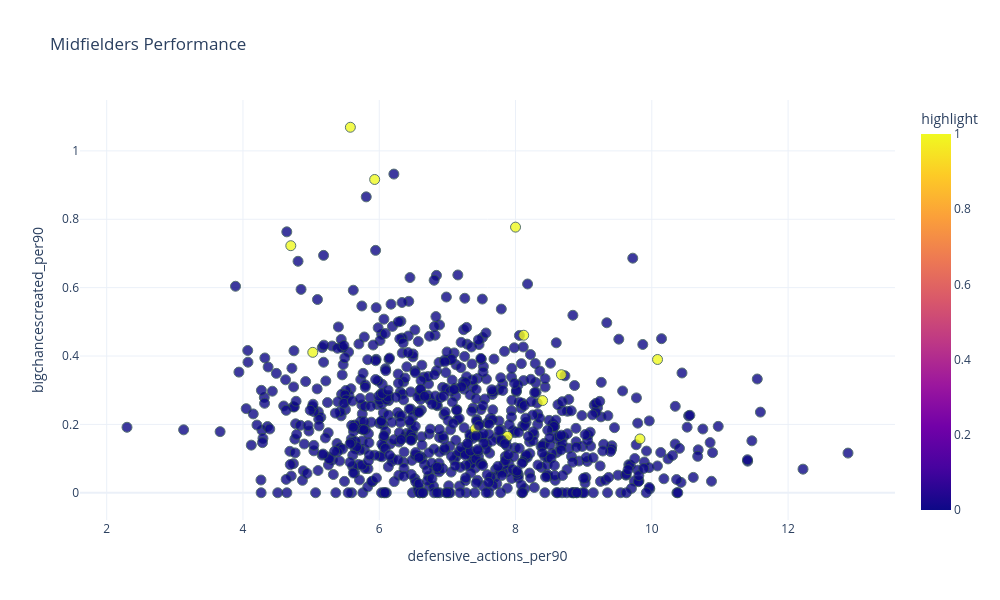

Notebook code for this chart:
### Code cell
fig = px.scatter(
    view_df.copy(), 
    x='defensive_actions_per90', 
    y='bigchancescreated_per90',
    color='highlight',
    hover_name='player',         
    hover_data=['team','number_of_seasons'], 
    title='Midfielders Performance',
    labels={
        'minutesplayed': 'Minutes Played',
    },
    template='plotly_white',               
    width=1000, 
    height=600
)

fig.update_traces(marker=dict(size=10, opacity=0.8, line=dict(width=1, color='DarkSlateGrey')))

fig.show()

### Figure 1 — Plotly figure (JSON) as saved in the notebook; plotly's stock layout.template omitted (floating-point values rounded to 4 significant figures; data arrays with more than 128 entries replaced by an {"elided": "..."} marker saying what was removed)
{"data": [{"customdata": {"elided": "780x2 mixed values"}, "hovertemplate": "<b>%{hovertext}</b><br><br>defensive_actions_per90=%{x}<br>bigchancescreated_per90=%{y}<br>team=%{customdata[0]}<br>number_of_seasons=%{customdata[1]}<br>highlight=%{marker.color}<extra></extra>", "hovertext": {"elided": "780 str values"}, "legendgroup": "", "marker": {"color": {"elided": "780 int values"}, "coloraxis": "coloraxis", "line": {"color": "DarkSlateGrey", "width": 1}, "opacity": 0.8, "size": 10, "symbol": "circle"}, "mode": "markers", "name": "", "orientation": "v", "showlegend": false, "type": "scatter", "x": {"elided": "780 float values"}, "xaxis": "x", "y": {"elided": "780 float values"}, "yaxis": "y"}], "layout": {"coloraxis": {"colorbar": {"title": {"text": "highlight"}}, "colorscale": [[0, "#0d0887"], [0.1111, "#46039f"], [0.2222, "#7201a8"], [0.3333, "#9c179e"], [0.4444, "#bd3786"], [0.5556, "#d8576b"], [0.6667, "#ed7953"], [0.7778, "#fb9f3a"], [0.8889, "#fdca26"], [1, "#f0f921"]]}, "height": 600, "legend": {"tracegroupgap": 0}, "title": {"text": "Midfielders Performance"}, "width": 1000, "xaxis": {"anchor": "y", "domain": [0, 1], "title": {"text": "defensive_actions_per90"}}, "yaxis": {"anchor": "x", "domain": [0, 1], "title": {"text": "bigchancescreated_per90"}}}}
